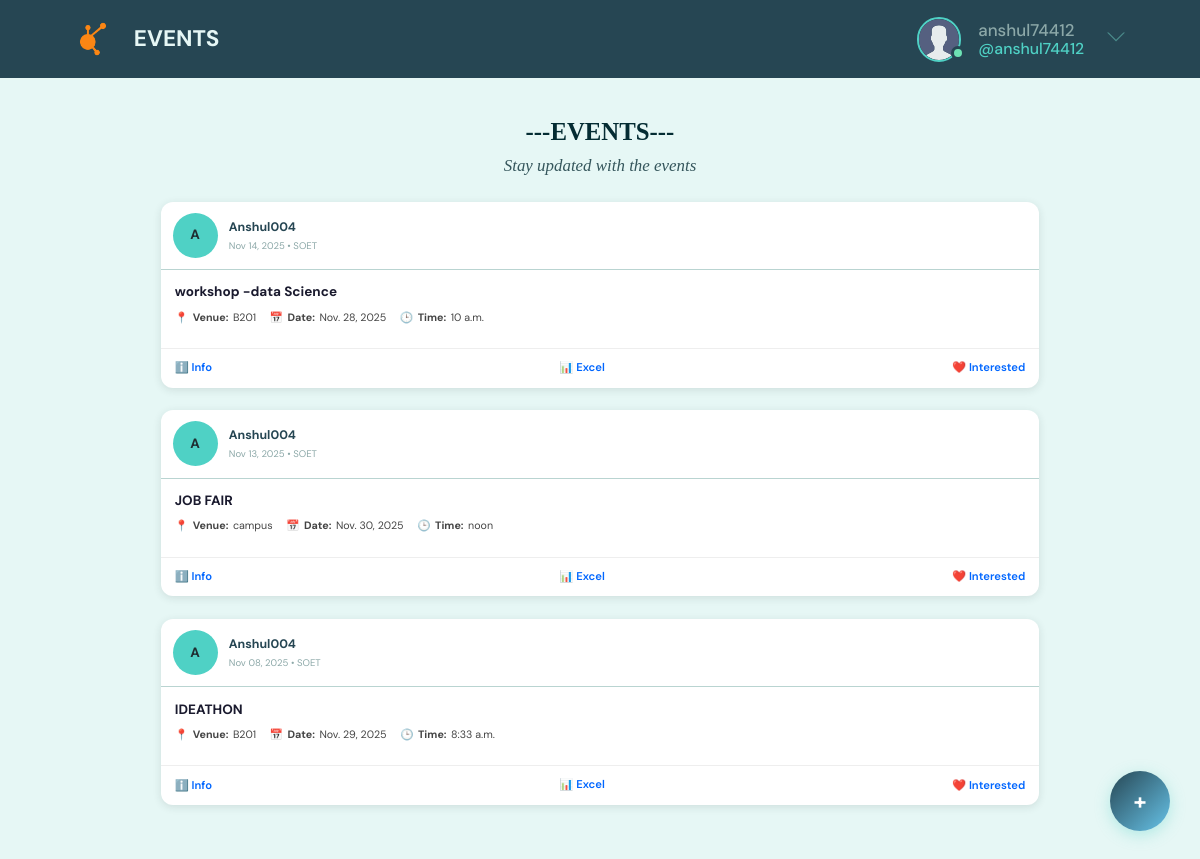
The app's page /announcements/ (signed in) with its own data.
### base/models.py (models this page shows, shortened)
class User(AbstractUser):
    name = models.CharField(max_length=200, null=True)
    email = models.EmailField(unique=True, null=True)
    bio = models.TextField(null=True)
    avatar = models.ImageField(null=True, default="avatar.svg")
    USERNAME_FIELD = 'email'
    REQUIRED_FIELDS = []
    objects = CustomUserManager()

class Announcement(models.Model):
    author = models.ForeignKey(User, on_delete=models.CASCADE)
    title = models.CharField(max_length=200)
    content = models.TextField()
    venue = models.CharField(max_length=100)
    event_date = models.DateField()
    event_time = models.TimeField()
    school_name = models.CharField(max_length=50)
    created_at = models.DateTimeField(auto_now_add=True)

### base/views.py (the view, shortened to what this page needs)
# urls.py: path('announcements/', views.announcements, name='announcements'),
@login_required(login_url='login')
def announcements(request):
    announcements = Announcement.objects.all().order_by('-created_at')
    return render(request, 'base/announcement.html', {'announcements': announcements})

### base/templates/base/announcement.html (shortened to what this page needs)
{% extends 'an_main.html' %}
{% load static %}
{% block content %}
<div class="announcement-container">
    <div class="announcement-header">
        <h1>---EVENTS---</h1>
        <p>Stay updated with the events</p>
    </div>
    {% if announcements %}
        {% for ann in announcements %}
        <div class="post-card">
            <div class="post-header">
                <div class="post-avatar">{{ ann.author.username|slice:":1"|upper }}</div>
                <div class="post-user-info">
                    <h3>{{ ann.author.username }}</h3>
                    <p>{{ ann.created_at|date:"M d, Y" }} • {{ ann.school_name }}</p>
                </div>
            </div>
            <div class="post-body">
                <h4>{{ ann.title }}</h4>
                <div class="post-details">
                    <span>📍 <strong>Venue:</strong> {{ ann.venue }}</span>
                    <span>📅 <strong>Date:</strong> {{ ann.event_date }}</span>
                    <span>🕒 <strong>Time:</strong> {{ ann.event_time }}</span>
                </div>
            </div>
            <div class="post-actions">
                <button class="action-btn" onclick="openInfo('{{ ann.id }}')">ℹ️ Info</button>
                <a href="{% url 'export_event_interests' ann.id %}" class="action-btn" title="Download Interested Students">
                📊 Excel
                </a>
                <button class="action-btn" onclick="toggleInterested('{{ ann.id }}')">❤️ Interested</button>
            </div>
        </div>
        {% endfor %}
    {% else %}
        <p style="text-align:center; color:#888;">No announcements yet.</p>
    {% endif %}
</div>
<button class="add-announcement-btn" onclick="openModal()">+</button>
{% endblock %}

### templates/an_navbar.html (shortened to what this page needs)
{% load static %}
<header class="header header--loggedIn">
    <div class="container">
        <a href="{% url 'dashboard' %}" class="header__logo">
            <img src="{% static 'images/icons/logoconnexta.png' %}" />
            <h1>EVENTS</h1>
        </a>
        <nav class="header__menu">
            {% if request.user.is_authenticated %}
            <div class="header__user">
                <a href="{% url 'update-user' %}">
                    <div class="avatar avatar--medium active">
                        <img src="{{request.user.avatar.url}}" />
                    </div>
                    <p>{{request.user.username}} <span>@{{request.user.username}}</span></p>
                </a>
                <button class="dropdown-button">
                    <svg version="1.1" xmlns="http://www.w3.org/2000/svg" width="32" height="32" viewBox="0 0 32 32">
                        <title>chevron-down</title>
                        <path d="M16 21l-13-13h-3l16 16 16-16h-3l-13 13z"></path>
                    </svg>
                </button>
            </div>
            {% else %}
            <a href="{% url 'login' %}">
                <img src="{% static 'images/avatar.svg' %}" />
                <p>Login</p>
            </a>
            {% endif %}
        </nav>
    </div>
</header>

### static/styles/style2.css (style rules this page uses)
:root { --color-main: #4fd1c5; --color-main-light: #d9f7f4; --color-dark: #264653; --color-dark-medium: #356b73; --color-dark-light: #4a8a8a; --color-light: #e6f7f5; --color-gray: #8ca8a8; --color-light-gray: #b9d4d1; --color-bg: #1f2f32; --color-success: #6de2b4; --color-error: #f47174; }
* { font-family: "DM Sans", -apple-system, BlinkMacSystemFont, "Segoe UI", Roboto, Oxygen, Ubuntu, Cantarell, "Open Sans", "Helvetica Neue", sans-serif; margin: 0; padding: 0; box-sizing: border-box; text-rendering: optimizeLegibility; font-size: inherit; }
html { font-size: 65.25%; }
@media only screen and (min-width: 1200px) { html { font-size: 70.5%; } }
body { line-height: 1.6; font-weight: 400; font-size: 1.5rem; color: var(--color-light-gray); background-color: var(--color-bg); min-height: 100vh; }
img { width: 100%; }
a { display: inline-block; color: var(--color-main); text-decoration: none; }
.container { max-width: 120rem; width: 90%; margin: auto; }
.avatar { position: relative; display: inline-block; border-radius: 50%; border: 2px solid var(--color-main); }
.avatar img { display: block; border-radius: 50%; object-fit: cover; object-position: center; }
.avatar::after { content: ""; display: block; position: absolute; background-color: var(--color-gray); z-index: 111; border-radius: 50%; border: 0.3rem solid var(--color-dark); }
.avatar.active::after { background-color: var(--color-success); }
.avatar.avatar--medium img { width: 3.6rem; height: 3.6rem; border-radius: 50%; }
.avatar.avatar--medium:after { width: 0.7rem; height: 0.7rem; bottom: 0px; right: -6px; }
.header { padding: 1.5rem; background-color: var(--color-dark); }
.header > .container { display: flex; gap: 9.5rem; }
.header__logo, .header__user { display: flex; gap: 2rem; align-items: center; }
.header__logo > img { height: 3.2rem; width: 3.2rem; }
.header__logo > h1 { font-weight: 700; font-size: 2rem; color: var(--color-light); }
.header__menu { margin-left: auto; position: relative; }
.header__menu a { display: flex; gap: 1.5rem; align-items: center; font-weight: 500; text-decoration: none; color: var(--color-gray); }
.header__menu img { height: 3.6rem; }
.header__menu p { line-height: 1.2; }
.header__menu span { color: var(--color-main); font-weight: 500; font-size: 1.4rem; display: block; }
.header__menu svg { width: 1.6rem; height: 1.6rem; fill: var(--color-dark-light); }
.dropdown-button { background: transparent; border: 0; outline: 0; cursor: pointer; }

### base/templates/base/announcement.html (style rules this page uses)
body { background-color: #e6f7f5; }
.announcement-container { max-width: 900px; margin: 2rem auto; padding: 1rem; }
.announcement-header { text-align: center; margin-bottom: 2rem; }
.announcement-header h1 { font-size: 2.2rem; font-weight: 700; font-family: 'Playfair Display', serif; color: #042c33; }
.announcement-header p { font-size: 1.9 rem; font-style: italic; font-family: 'Playfair Display', serif; color: #35565c; }
.add-announcement-btn { position: fixed; bottom: 30px; right: 30px; background: linear-gradient(135deg, #264653, #67c3e8); color: white; border: none; width: 60px; height: 60px; border-radius: 50%; font-size: 2rem; font-weight: bold; box-shadow: 0 4px 15px rgba(79, 209, 197, 0.35); transition: transform 0.2s, box-shadow 0.2s; z-index: 999; }
.post-card { background: white; border-radius: 12px; margin-bottom: 2rem; box-shadow: 0 2px 8px rgba(31, 47, 50, 0.12); overflow: hidden; transition: transform 0.2s ease; }
.post-header { display: flex; align-items: center; padding: 1rem; border-bottom: 1px solid #b9d4d1; }
.post-avatar { width: 45px; height: 45px; border-radius: 50%; background: #4fd1c5; color: #1f2f32; font-weight: bold; font-size: 1.2rem; display: flex; align-items: center; justify-content: center; margin-right: 1rem; }
.post-user-info h3 { margin: 0; font-size: 1.1rem; color: #264653; }
.post-user-info p { margin: 0; font-size: 0.85rem; color: #8ca8a8; }
.post-body { padding: 1rem 1.2rem; }
.post-body h4 { margin-bottom: 0.5rem; color: #1a1a2e; font-size: 1.2rem; }
.post-details { display: flex; flex-wrap: wrap; gap: 1.2rem; margin-bottom: 1rem; font-size: 0.95rem; color: #444; }
.post-details span { display: flex; align-items: center; gap: 0.4rem; }
.post-actions { display: flex; justify-content: space-between; padding: 0.8rem 1.2rem 1rem; border-top: 1px solid #eee; }
.action-btn { background: none; border: none; cursor: pointer; font-size: 1rem; color: #0066ff; font-weight: 600; transition: color 0.2s; }

### records on screen
User: user.avatar (placeholder picture), user.username "anshul74412"
Announcement: author.username "A", author.username "Anshul004", created_at "Nov 14, 2025", school_name "SOET", title "workshop -data Science", venue "B201", event_date "Nov. 28, 2025", event_time "10 a.m."
Announcement: author.username "A", author.username "Anshul004", created_at "Nov 13, 2025", school_name "SOET", title "JOB FAIR", venue "campus", event_date "Nov. 30, 2025", event_time "noon"
Announcement: author.username "A", author.username "Anshul004", created_at "Nov 08, 2025", school_name "SOET", title "IDEATHON", venue "B201", event_date "Nov. 29, 2025", event_time "8:33 a.m."
